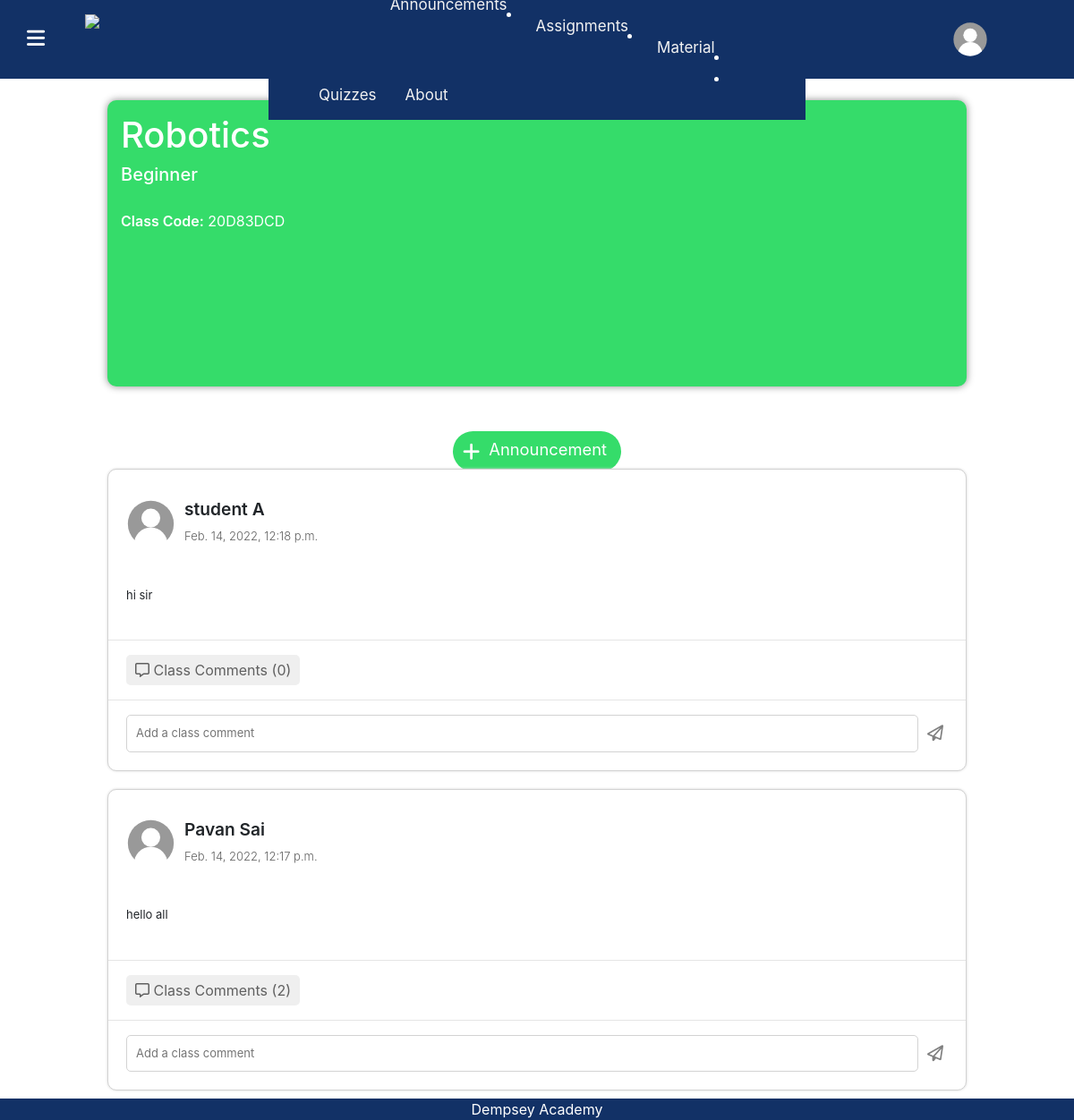
The page /ViewClassroom/20D83DCD/ (signed in) on the database its author committed.
### educationPortal/models.py (models this page shows)
class User(AbstractUser):
    userType = models.CharField(max_length=20, default="student")
    profile_pic = models.ImageField(
        null=True, blank=True, default="blankUserIcon.svg")

class Classroom(models.Model):
    name = models.CharField(max_length=100, default="Classroom")
    students = models.ManyToManyField(User, blank=True)
    teacher = models.ForeignKey(
        User, on_delete=models.CASCADE, related_name="teacher")
    code = models.CharField(max_length=20)
    subject = models.CharField(max_length=50, default="")
    theme = models.CharField(max_length=20, default="cardBlue")

class Announcement(models.Model):
    classroom = models.ForeignKey(
        Classroom, on_delete=models.CASCADE, related_name="classroom", null=True)
    body = CharField(max_length=20000, default="")
    creator = models.ForeignKey(
        User, on_delete=models.CASCADE, related_name="creator", null=True)
    date = models.DateTimeField(null=True)
    comments = models.ManyToManyField(Comment, blank=True)

### educationPortal/views.py (the view)
# urls.py: path("ViewClassroom/<str:code>/", views.ViewClassroom, name="ViewClassroom"),
def ViewClassroom(request, code):
    if request.user.is_authenticated:
        selectedClass = Classroom.objects.get(code=code)
        announcements = Announcement.objects.filter(
            classroom=selectedClass).order_by('-date')
        return render(request, "educationPortal/ViewClassroom.html", {
            "class": selectedClass,
            "announcements": announcements
        })
    else:
        return login_view(request)

### educationPortal/templates/educationPortal/ViewClassroom.html (shortened to what this page needs)
{% load static %}
<!DOCTYPE html>
<html lang="en">
<head>
    <link rel="stylesheet" href="https://stackpath.bootstrapcdn.com/bootstrap/4.4.1/css/bootstrap.min.css"
>
    <link href="{% static 'educationPortal/styles.css' %}" rel="stylesheet">
    <link href="{% static 'educationPortal/ClassView.css' %}" rel="stylesheet">
    <link rel="stylesheet" href="https://unpkg.com/purecss@1.0.0/build/pure-min.css">
</head>
<body>
    <header class="mainHeader">
        <div style="display: flex; align-items: center;">
            <div id="menuBars">
                <i class="fas fa-bars menuBars"></i>
            </div>
                        <img src="{% static 'educationPortal/Icons/Logo.svg' %}" style="height: 7vh; margin-right: 20px; color: orange; margin-left: 20px;"
                            class="logo">
        </div>
        <div class="headerItems">
            <button class="profileButton" onclick="profilePopUp()">
                {% if user.profile_pic %}
                    <img src="{{user.profile_pic.url}}" width="40px" height="40px" style="border-radius: 50%;">
                {% else %}
                    <img src="/images/blankUserIcon.svg" width="40px" height="40px" style="border-radius: 50%;">
                {% endif %}
                <p class="profileButtonText">{{user.first_name}}</p>
            </button>
        </div>
        <div class="pure-menu">
            <ul class="pure-menu-list">
                <li class="pure-menu-item">
                    <a href="{% url 'index' %}" class="pure-menu-link">
                    </a>
                </li>
                <li class="pure-menu-item">
                    <a href="{% url 'ViewClassroom' class.code %}" class="pure-menu-link">
                    </a>
                </li>
                <li class="pure-menu-item">
                    <a href="{% url 'assignments' class.code %}" class="pure-menu-link">
                        Assignments
                    </a>
                </li>
                <li class="pure-menu-item">
                    <a href="{% url 'materials' class.code %}" class="pure-menu-link">
                        Material
                    </a>
                </li>
                <li class="pure-menu-item">
                    <a href="{% url 'quizzes' class.code %}" class="pure-menu-link">
                        Quizzes
                    </a>
                </li>
                <li class="pure-menu-item">
                    <a href="https://dempseyacademy.com/" target="_blank" class="pure-menu-link">
                        About
                    </a>
                </li>
            </ul>
        </div>
    </header>
    <div class="bottom-menu">
        <span class="pure-menu-heading" style="color: white;">
            Dempsey Academy
        </span>
    </div>
    <br>
    <br>
    <br>
    <div class="MainColumn">
        <div class="ClassCentralDiv {{class.theme}}">
            <h1 class="className" style="padding-bottom: 0px;">{{class.name}}</h1>
            <h5 class="className" style="padding-top:0; padding-bottom: 20px;">{{class.subject}}</h5>
            <p style="padding-left: 15px; color: white; font-weight: 400;"><b style="font-weight: 600;">Class Code:</b> {{class.code}}</p>
        </div>
        <div class="Announcements">
            <button class="addAnnouncement {{class.theme}}" onclick="showAnnouncementMaker()">
                <i class="fas fa-plus" style="margin-left: 5px;"></i>
                <label style="font-size: smaller; padding-left: 10px; padding-top: 5px; padding-right: 10px; cursor: pointer;">Announcement</label>
            </button>
            {% for announcement in announcements %}
                <div class="announcementCard">
                    <div style="display: flex; align-items: center; padding-left: 20px; padding-top: 20px; padding-bottom: 20px;">
                        <div>
                            {% if announcement.creator.profile_pic %}
                            <img src="{{announcement.creator.profile_pic.url}}" class="announcementProfilePic">
                            {% else %}
                            <img src="/images/blankUserIcon.svg" class="announcementProfilePic">
                            {% endif %}
                        </div>
                        <div>
                            <p style="font-weight: 600; font-size: larger; padding-top: 10px; padding-left: 10px;">
                                {{announcement.creator.first_name}} {{announcement.creator.last_name}}</p>
                            <p style="font-size: small; font-weight: 300; color: rgb(96, 96, 96); padding-left: 10px; margin-top: -10px;">
                                {{announcement.date}}</p>
                        </div>
                    </div>
                    <div style="font-size: small; padding-left: 20px; padding-top: 10px;">
                        {{announcement.body | safe}}
                    </div>
                    <br>
                    <hr style="width: 100%;">
                    <button class="viewCommentButton" style="margin-left: 20px;" onclick="viewComments('comments:{{announcement.id}}')">
                        <i class="far fa-comment-alt"> </i>
                        Class Comments ({{announcement.comments.all.count}})
                    </button>
                    <hr style="width: 100%;">
                    <div style="display: flex; align-items: center; padding-left: 20px; padding-bottom: 20px; padding-right: 20px;">
                        <input type="text" placeholder="Add a class comment" class="classCommentInput" id="comment:{{announcement.id}}">
                        <button class="commentPostButton" id="post:{{announcement.id}}" onclick="postComment(id, `${document.getElementById('comment:'+'{{announcement.id}}').value}`)"><i class="far fa-paper-plane"></i></button>
                    </div>
                </div>
            {% endfor %}
        </div>
    </div>
</body>
</html>

### educationPortal/static/educationPortal/styles.css (style rules this page uses)
body { padding: 0px; margin: 0; }
.mainHeader { display: flex; background: #123166; min-height: 11vh; display: flex; justify-content: space-around; align-items: center; color: white; position: fixed; width: 100%; z-index: 6; }
.headerItems { display: flex; align-items: center; width: 80%; align-items: center; justify-content: flex-end; }
.menuBars { width: 10px; font-size: 23px; margin-right: 35px; transition: 0.2s; margin-left: 30px; }
.cardGreen { background-color: #35dc6a; }
.profileButton { display: flex; justify-content: center; align-items: center; background: none; color: white; outline: none; border: none; font-size: 22px; max-width: 150px; max-height: 45px; transition: 0.3s; margin-right: 80px; }
.profileButtonText { padding-top: 12px; padding-left: 10px; max-width: 2vw; }
.logo { height: 7vh; margin-right: 10px; color: orange; margin-left: 20px; }

### educationPortal/static/educationPortal/ClassView.css (style rules this page uses)
.MainColumn { display: flex; align-items: center; flex-direction: column; width: 100%; }
.ClassCentralDiv { margin-top: 5vh; width: 80%; height: 40vh; border-radius: 10px; box-shadow: 0px 0px 8px #8c8c8c; display: flex; flex-direction: column; }
.className { padding: 15px; color: white; }
.Announcements { display: flex; flex-direction: column; align-items: center; width: 80%; margin-top: 5vh; }
.announcementCard { width: 100%; border-radius: 10px; background-color: white; outline: none; border: 1px solid lightgray; margin: 10px; box-shadow: 0px 0px 3px #d8d8d8; }
.addAnnouncement { display: flex; justify-content: center; align-items: center; color: white; outline: none; border: none; font-size: 22px; height: 45px; transition: 0.3s; border-radius: 25px; margin: 10px; }
.classCommentInput { border: 0.5px solid lightgray; border-radius: 5px; outline: none; padding: 10px; font-size: small; width: 100%; }
.commentPostButton { color: gray; padding: 5px; outline: none; border: none; background: none; font-size: large; margin-left: 5px; transition: 0.2s; }
.viewCommentButton { outline: none; border: none; border-radius: 5px; padding: 5px; padding-left: 10px; padding-right: 10px; color: rgb(96, 96, 96); transition: 0.2s; }
.announcementProfilePic { width: 55px; height: 55px; overflow: hidden; border-radius: 50%; }

### educationPortal/templates/educationPortal/ViewClassroom.html (style rules this page uses)
.pure-menu { overflow: hidden; text-align: center; background-color: #123166; position: fixed; display: inline-block; width: 50%; }
.pure-menu a { float: left; display: block; color: #f2f2f2; text-align: center; padding: 14px 16px; text-decoration: none; font-size: 17px; }
.bottom-menu { overflow: hidden; text-align: center; background-color: #123166; position: fixed; display: inline-block; width: 100%; bottom: 0; color: white; }

### rows shown on the page
User: profile_pic (placeholder picture)
Classroom: name "Robotics", subject "Beginner", code "20D83DCD"
Announcement: creator.first_name "student", creator.last_name "A", date "Feb. 14, 2022, 12:18 p.m.", body "hi sir", comments.all.count "0"
Announcement: creator.first_name "Pavan", creator.last_name "Sai", date "Feb. 14, 2022, 12:17 p.m.", body "hello all", comments.all.count "2"
